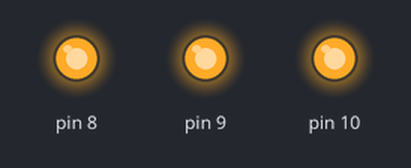
The sketch below on a simulated Arduino Uno, built with avr-gcc and run on an emulated ATmega328P. Parts: output pins drawn as LEDs (lit = HIGH).

Above: at 0.12 s.
At 0.37 s:
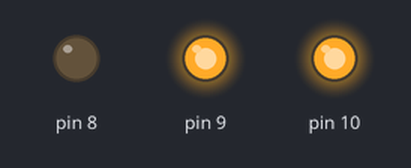
At 0.7 s:
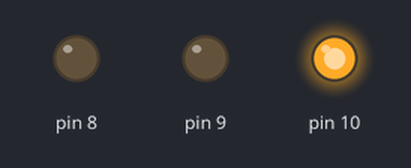
At 1.37 s:
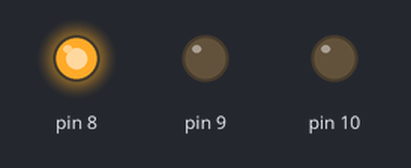
At 2.62 s:
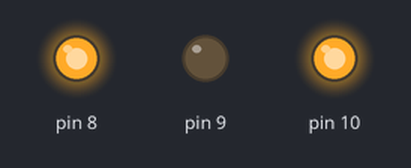
At 3.2 s:
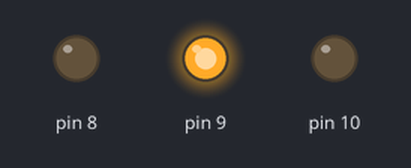
Timing chart, 0 to 4.6 s (numbered marks = the images above):
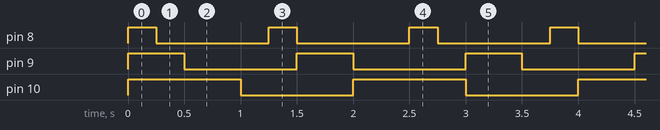

The sketch:

hilosConLibreria.ino
```cpp
#include <pt.h>

struct pt hilo1;
struct pt hilo2;
struct pt hilo3;

void setup() {
  PT_INIT(&hilo1);
  PT_INIT(&hilo2);
  PT_INIT(&hilo3);
}

void loop() {
  parpadeo(&hilo1);
  parpadeo2(&hilo2);
  parpadeo3(&hilo3);
}

void parpadeo(struct pt*pt){
  PT_BEGIN(pt);
  static long t = 0;
  pinMode(10,OUTPUT);

  do{
    digitalWrite(10,HIGH);
    t = millis();
    PT_WAIT_WHILE(pt, (millis()-t)<1000);

    digitalWrite(10,LOW);
    t = millis();
    PT_WAIT_UNTIL(pt,(millis()-t)>=1000);
  }while(true);
  PT_END(pt);
}

void parpadeo2(struct pt*pt){
  PT_BEGIN(pt);
  static long t = 0;
  pinMode(9,OUTPUT);

  do{
    digitalWrite(9,HIGH);
    t = millis();
    PT_WAIT_WHILE(pt, (millis()-t)<500);

    digitalWrite(9,LOW);
    t = millis();
    PT_WAIT_UNTIL(pt,(millis()-t)>=1000);
  }while(true);
  PT_END(pt);
}

void parpadeo3(struct pt*pt){
  PT_BEGIN(pt);
  static long t = 0;
  pinMode(8,OUTPUT);

  do{
    digitalWrite(8,HIGH);
    t = millis();
    PT_WAIT_WHILE(pt, (millis()-t)<250);

    digitalWrite(8,LOW);
    t = millis();
    PT_WAIT_UNTIL(pt,(millis()-t)>=1000);
  }while(true);
  PT_END(pt);
}
```

Measured:
- by itself, pin 8: alternates HIGH for 0.25 s and LOW for 1.0 s
- by itself, pin 9: alternates HIGH for 0.50 s and LOW for 1.0 s
- by itself, pin 10: alternates HIGH for 1.0 s and LOW for 1.0 s
